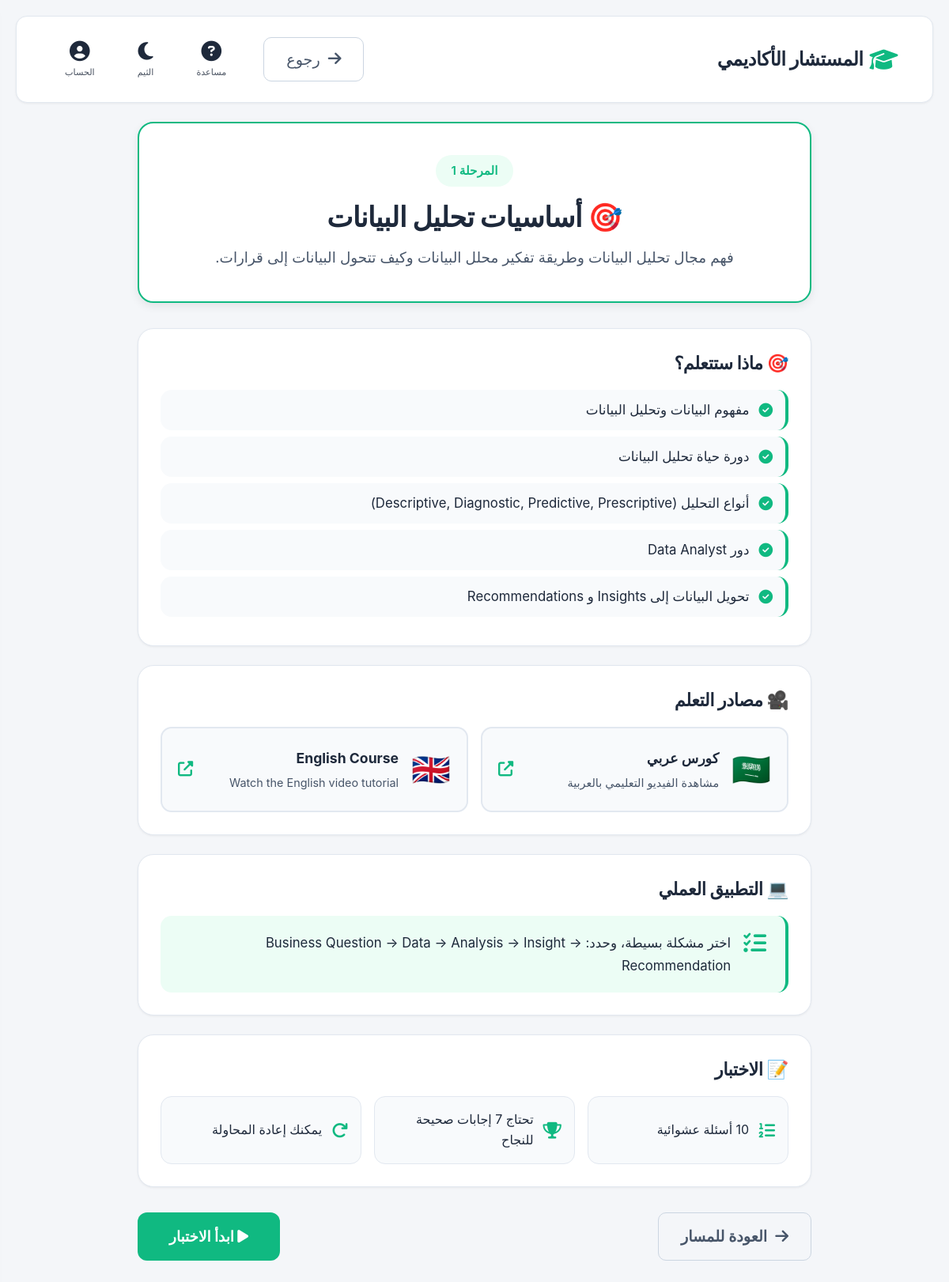
Page /university/stage/1 (signed in) on the committed database.
### models/university.py (models this page shows, shortened)
class CareerStage(db.Model):
    __tablename__ = 'career_stages'
    id = db.Column(db.Integer, primary_key=True)
    career_path_id = db.Column(db.Integer, db.ForeignKey('career_paths.id'), nullable=False)
    stage_number = db.Column(db.Integer, nullable=False)             # 1, 2, 3...
    title = db.Column(db.String(200), nullable=False)                # اسم المرحلة
    description = db.Column(db.Text)                                  # وصف المرحلة
    objectives = db.Column(db.Text)                                   # JSON: ["...", "..."]
    practical_task = db.Column(db.Text)                               # التطبيق العملي
    youtube_ar = db.Column(db.String(500))                            # رابط يوتيوب عربي
    youtube_en = db.Column(db.String(500))                            # رابط يوتيوب إنجليزي
    passing_score = db.Column(db.Integer, default=11)                 # 11 من 15 = 73%
    total_quiz_questions = db.Column(db.Integer, default=10)          # عدد الأسئلة المعروضة
    questions = db.relationship(
        'QuizQuestion',
        backref='stage',
        lazy=True,
        cascade='all, delete-orphan'
    )
    def get_objectives(self):
        if self.objectives:
            try:
                return json.loads(self.objectives)
            except:
                return []
        return []

### routes/university.py (the view)
@university_bp.route('/stage/<int:stage_id>')
@login_required
def stage_detail(stage_id):
    user_id = session['user_id']
    user = User.query.get(user_id)
    stage = CareerStage.query.get_or_404(stage_id)
    career_path_obj = CareerPath.query.get(stage.career_path_id)
    progress = CareerEngine.get_or_create_progress(user_id, career_path_obj.id)
    if not CareerEngine.is_stage_unlocked(progress, stage.stage_number):
        flash('هذه المرحلة مقفلة. أكمل المرحلة السابقة أولاً.', 'warning')
        return redirect(url_for('university.career_path', path_slug=career_path_obj.slug))
    return render_template(
        'university/stage.html',
        user=user,
        stage=stage,
        career_path=career_path_obj,
        objectives=stage.get_objectives()
    )

### services/career_engine.py (called while the page is built, shortened)
    @staticmethod
    def get_or_create_progress(user_id, career_path_id):
        progress = CareerProgress.query.filter_by(
            user_id=user_id,
            career_path_id=career_path_id
        ).first()
        return progress

    @staticmethod
    def is_stage_unlocked(progress, stage_number):
        if stage_number == 1:
            return True
        completed = progress.get_completed_stages()
        return (stage_number - 1) in completed

### templates/university/stage.html (shortened to what this page needs)
{% extends "base.html" %}
{% block content %}
<div class="uni-stage-container">
    <header class="stage-header-card">
        <div class="stage-number-badge">المرحلة {{ stage.stage_number }}</div>
        <h1>{{ stage.title }}</h1>
        <p>{{ stage.description }}</p>
    </header>
    <section class="content-section">
        <h2 class="section-title">🎯 ماذا ستتعلم؟</h2>
        <ul class="objectives-list">
            {% for obj in objectives %}
            <li><i class="fas fa-check-circle"></i> {{ obj }}</li>
            {% endfor %}
        </ul>
    </section>
    <section class="content-section">
        <h2 class="section-title">🎥 مصادر التعلم</h2>
        <div class="videos-grid">
            {% if stage.youtube_ar %}
            <a href="{{ stage.youtube_ar }}" target="_blank" class="video-card">
                <div class="video-icon">🇸🇦</div>
                <div class="video-info">
                    <div class="video-title">كورس عربي</div>
                    <div class="video-desc">مشاهدة الفيديو التعليمي بالعربية</div>
                </div>
                <i class="fas fa-external-link-alt video-arrow"></i>
            </a>
            {% endif %}
            {% if stage.youtube_en %}
            <a href="{{ stage.youtube_en }}" target="_blank" class="video-card">
                <div class="video-icon">🇬🇧</div>
                <div class="video-info">
                    <div class="video-title">English Course</div>
                    <div class="video-desc">Watch the English video tutorial</div>
                </div>
                <i class="fas fa-external-link-alt video-arrow"></i>
            </a>
            {% endif %}
        </div>
    </section>
    {% if stage.practical_task %}
    <section class="content-section">
        <h2 class="section-title">💻 التطبيق العملي</h2>
        <div class="task-box">
            <i class="fas fa-tasks"></i>
            <p>{{ stage.practical_task }}</p>
        </div>
    </section>
    {% endif %}
    <section class="content-section">
        <h2 class="section-title">📝 الاختبار</h2>
        <div class="quiz-info-box">
            <div class="info-item">
                <i class="fas fa-list-ol"></i>
                <span>10 أسئلة عشوائية</span>
            </div>
            <div class="info-item">
                <i class="fas fa-trophy"></i>
                <span>تحتاج 7 إجابات صحيحة للنجاح</span>
            </div>
            <div class="info-item">
                <i class="fas fa-redo"></i>
                <span>يمكنك إعادة المحاولة</span>
            </div>
        </div>
    </section>
    <div class="stage-actions-bottom">
        <a href="{{ url_for('university.career_path', path_slug=career_path.slug) }}" class="btn btn-outline">
            <i class="fas fa-arrow-right"></i> العودة للمسار
        </a>
        <a href="{{ url_for('university.quiz', stage_id=stage.id) }}" class="btn btn-primary btn-lg">
            <i class="fas fa-play"></i> ابدأ الاختبار
        </a>
    </div>
</div>
{% endblock %}

### static/css/style.css (style rules this page uses)
:root { --bg-primary: #f4f6f9; --bg-secondary: #ffffff; --bg-card: #ffffff; --bg-elevated: #f8fafc; --text-primary: #1e293b; --text-secondary: #475569; --text-muted: #64748b; --border-color: #e2e8f0; --accent: #10b981; --accent-hover: #059669; --accent-dark: #047857; --accent-light: #ecfdf5; --success: #10b981; --warning: #f59e0b; --danger: #ef4444; --info: #3b82f6; --muted: #94a3b8; --surface-hover: #f1f5f9; --glass-border: rgba(255, 255, 255, 0.1); --shadow-sm: 0 1px 3px rgba(0,0,0,0.06); --shadow-md: 0 4px 12px rgba(0,0,0,0.08); --shadow-lg: 0 12px 24px rgba(0,0,0,0.12); --shadow: var(--shadow-sm); --radius-sm: 8px; --radius: 14px; --radius-lg: 20px; --transition-fast: 150ms cubic-bezier(0.4, 0, 0.2, 1); --transition: 250ms cubic-bezier(0.4, 0, 0.2, 1); --transition-slow: 350ms cubic-bezier(0.4, 0, 0.2, 1); --space-xs: 4px; --space-sm: 8px; --space-md: 16px; --space-lg: 24px; --space-xl: 32px; --space-2xl: 48px; --tab-radius: 30px; }
* { margin: 0; padding: 0; box-sizing: border-box; transition: background-color var(--transition), color var(--transition), border-color var(--transition), box-shadow var(--transition); }
body { font-family: -apple-system, BlinkMacSystemFont, "Segoe UI", Roboto, "Helvetica Neue", Arial, sans-serif; background-color: var(--bg-primary); color: var(--text-primary); min-height: 100vh; padding: 20px; position: relative; line-height: 1.6; font-size: 1rem; }
h1, h2, h3, h4, h5, h6 { font-weight: 700; line-height: 1.3; letter-spacing: -0.02em; color: var(--text-primary); margin-bottom: 0.5em; }
h1 { font-size: 2rem; }
h2 { font-size: 1.6rem; }
p { margin-bottom: 1em; color: var(--text-secondary); }
a { color: var(--accent); text-decoration: none; transition: color var(--transition-fast); }
.btn { padding: 12px 24px; border-radius: 12px; border: none; font-weight: 600; cursor: pointer; background-color: var(--accent); color: #ffffff !important; text-decoration: none; display: inline-block; font-size: 1rem; transition: background-color var(--transition-fast), transform var(--transition-fast), box-shadow var(--transition-fast); text-align: center; }
.btn-outline { background: transparent; border: 1px solid var(--border-color); color: var(--text-secondary) !important; }

### templates/base.html (style rules this page uses)
.btn-outline { font-size: 1.2rem; padding: 12px 28px; border-radius: 10px; border: 1px solid #cbd5e1; background: transparent; color: var(--text, #1e293b); text-decoration: none; display: inline-flex; align-items: center; gap: 10px; transition: all 0.2s; }

### rows in the picture
CareerStage: stage_number "1", title "🎯 أساسيات تحليل البيانات", description "فهم مجال تحليل البيانات وطريقة تفكير محلل البيانات وكيف تتحول البيانات إلى قرارات.", practical_task "اختر مشكلة بسيطة، وحدد: Business Question → Data → Analysis → Insight → Recommendation"

### other values in the picture
{{ obj }} "مفهوم البيانات وتحليل البيانات" "دورة حياة تحليل البيانات" "أنواع التحليل (Descriptive, Diagnostic, Predictive, Prescriptive)" "دور Data Analyst" "تحويل البيانات إلى Insights و Recommendations"
